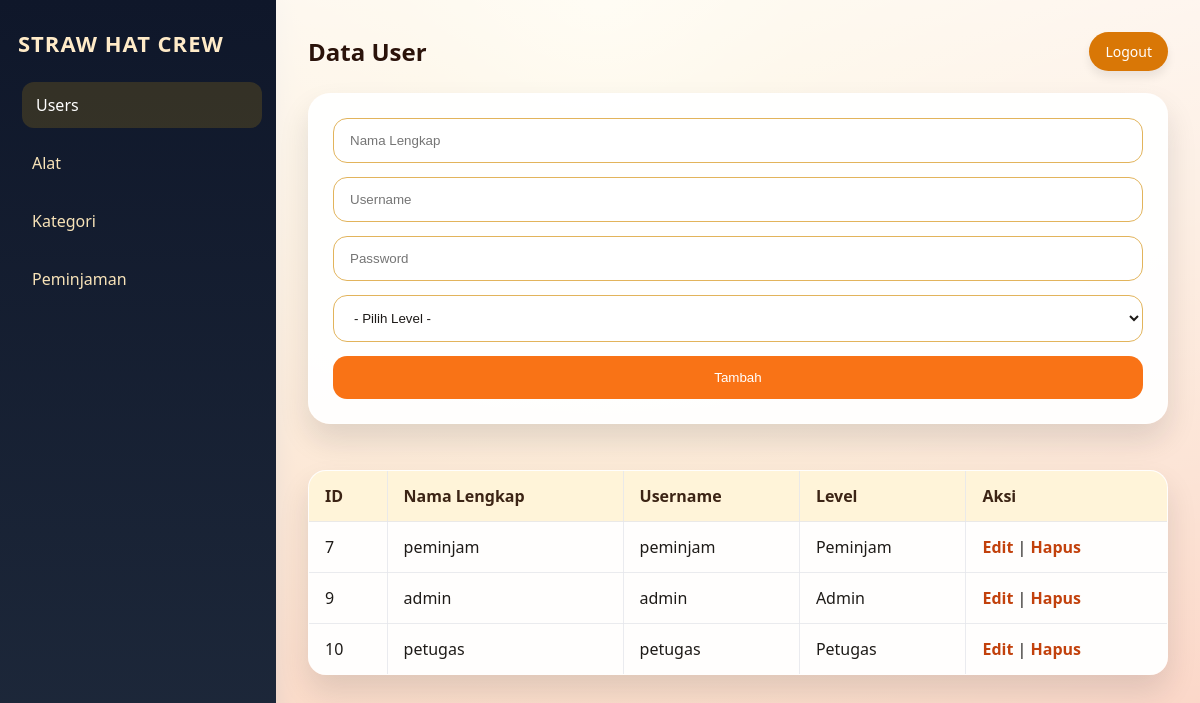
/pinjam_toni/public/index.php?page=users (signed in), run on the app's committed database.
### tables this page shows
CREATE TABLE `users` (
  `user_id` int(11) NOT NULL,
  `username` varchar(50) NOT NULL,
  `password` varchar(255) NOT NULL,
  `nama_lengkap` varchar(100) NOT NULL,
  `level` enum('Admin','Petugas','Peminjam') NOT NULL,
  `created_at` timestamp NOT NULL DEFAULT current_timestamp()
);

### pinjam_toni/app/core/controller.php (called while the page is built, shortened)
<?php
class Controller {
    public function model($model) {
        require_once __DIR__ . "/model.php";
        return new $model();
    }
    public function view($view, $data = []) {
        require_once __DIR__ . "/../../views/" . $view . ".php";
    }
}

### pinjam_toni/app/controllers/admincontroller.php (called while the page is built, shortened)
<?php
class AdminController extends Controller
{
    public function users()
    {
        $model = $this->model('User');
        $data = ['users' => $model->getAll()];
        $this->view('admin/user', $data);
    }
}

### pinjam_toni/app/core/model.php (called while the page is built, shortened)
<?php
class Model {
    protected $db;
    public function __construct() {
        $this->db = new mysqli(DB_HOST, DB_USER, DB_PASS, DB_NAME);
    }
    public function query($sql, $params = [], $single = false) {
        $stmt = $this->db->prepare($sql);
        $stmt->execute();
        $result = $stmt->get_result();
        return $result->fetch_all(MYSQLI_ASSOC);
    }
}

### pinjam_toni/app/models/user.php (called while the page is built, shortened)
<?php
class User extends Model {
    public function getAll() {
        return $this->query("SELECT * FROM users");
    }
}

### pinjam_toni/views/admin/user.php (the view, shortened to what this page needs)
<!DOCTYPE html>
<html>
<head>
    <link rel="stylesheet" href="assets/css/style.css">
</head>
<body>
    <div class="admin-page">
        <?php include __DIR__ . '/sidebar.php'; ?>
        <main class="admin-content">
            <div class="page-header">
                <h2>Data User</h2>
                <a class="btn-logout" href="?page=logout">Logout</a>
            </div>
            <?php $isEdit = isset($edit); ?>
    <form method="post" action="">
        <input type="text" name="nama_lengkap" placeholder="Nama Lengkap" value="<?= $isEdit ? htmlspecialchars($edit['nama_lengkap']) : '' ?>" required>
        <input type="text" name="username" placeholder="Username" value="<?= $isEdit ? htmlspecialchars($edit['username']) : '' ?>" required>
        <?php if (!$isEdit): ?>
            <input type="password" name="password" placeholder="Password" required>
        <?php endif; ?>
        <select name="level" required>
            <option value="">- Pilih Level -</option>
        </select>
        <button type="submit"><?= $isEdit ? 'Update' : 'Tambah' ?></button>
    </form>
    <br>
    <table border="1" cellpadding="8" cellspacing="0">
        <thead>
            <tr>
                <th>ID</th>
                <th>Nama Lengkap</th>
                <th>Username</th>
                <th>Level</th>
                <th>Aksi</th>
            </tr>
        </thead>
        <tbody>
            <?php foreach($users as $u): ?>
            <tr>
                <td><?= $u['user_id'] ?></td>
                <td><?= htmlspecialchars($u['nama_lengkap']) ?></td>
                <td><?= htmlspecialchars($u['username']) ?></td>
                <td><?= $u['level'] ?></td>
                <td>
                    <a href="?page=users&edit=<?= $u['user_id'] ?>">Edit</a> |
                    <a href="?page=users&delete=<?= $u['user_id'] ?>" onclick="return confirm('Hapus user ini?')">Hapus</a>
                </td>
            </tr>
            <?php endforeach ?>
        </tbody>
    </table>
        </main>
    </div>
</body>
</html>

### pinjam_toni/public/assets/css/style.css (style rules this page uses)
body { font-family: 'Segoe UI', Tahoma, Geneva, Verdana, sans-serif; background: radial-gradient(circle at top center, #ffdd77 0%, #f4b740 20%, #f05a28 100%); margin: 0; padding: 0; color: #1e1b18; }
.admin-page { display: flex; min-height: 100vh; }
.admin-content { flex: 1; padding: 32px; background: linear-gradient(180deg, rgba(255,255,255,0.92) 0%, rgba(255,255,255,0.72) 100%); }
.page-header { display: flex; justify-content: space-between; align-items: center; margin-bottom: 22px; }
.page-header h2 { margin: 0; color: #2b130a; text-shadow: 1px 1px 0 rgba(255, 255, 255, 0.5); }
.btn-logout, .btn-secondary { display: inline-block; padding: 10px 16px; border-radius: 999px; text-decoration: none; color: #fff; background: #d97706; font-size: 14px; box-shadow: 0 6px 10px rgba(0, 0, 0, 0.08); }
form { background: rgba(255, 255, 255, 0.95); padding: 24px; border-radius: 22px; box-shadow: 0 16px 30px rgba(15, 23, 42, 0.12); margin-bottom: 24px; border: 1px solid rgba(255, 255, 255, 0.6); }
form input, form select, form button, form textarea { width: 100%; max-width: 100%; box-sizing: border-box; }
form input, form select, form textarea { margin-bottom: 14px; padding: 14px 16px; border: 1px solid #e2b45c; border-radius: 14px; background: rgba(255, 255, 255, 0.96); color: #1d1a18; }
form button { background: #f97316; color: #fff; border: none; cursor: pointer; padding: 14px 18px; border-radius: 14px; transition: transform 0.2s ease, box-shadow 0.2s ease; }
table { width: 100%; border-collapse: collapse; background: rgba(255, 255, 255, 0.96); box-shadow: 0 16px 30px rgba(15, 23, 42, 0.12); border-radius: 18px; overflow: hidden; }
table th, table td { border: 1px solid rgba(229, 231, 235, 0.8); padding: 14px 16px; text-align: left; }
table th { background: rgba(251, 191, 36, 0.16); color: #3c2415; }
table a { color: #b45309; text-decoration: none; font-weight: 600; }
body a { color: #c2410c; }

### data on the page
users: user_id "7", nama_lengkap "peminjam", username "peminjam", level "Peminjam"
users: user_id "9", nama_lengkap "admin", username "admin", level "Admin"
users: user_id "10", nama_lengkap "petugas", username "petugas", level "Petugas"
